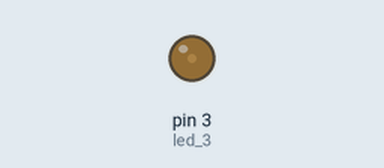
Bench run of a sketch on a simulated Arduino Uno, built with avr-gcc and run on an emulated ATmega328P. On the bench: output pins drawn as LEDs (lit = HIGH).

Above: at 0.05 s.
At 0.15 s:
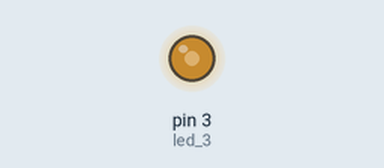
At 0.25 s:
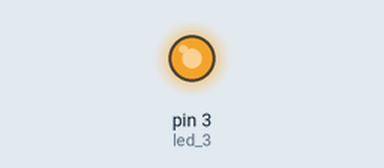
At 0.45 s:
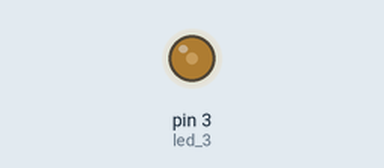
Timing chart, 0 to 3.0 s (numbered marks = the images above):
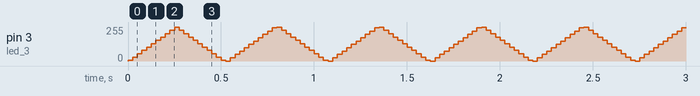

The sketch:

2_LED_FADE.ino
```cpp
char led_3 = 3;
short max_brightness = 255;
short min_brightness = 0;
short brightness = 5;
short step = 25;

void setup() {
  // Set Digital3 to output a digital signal
  pinMode(led_3, OUTPUT);
}

void loop() {
  // use Pulse Width Modulation with analogWrite to produce fade effect
  analogWrite(led_3, brightness);
  brightness += step;

  // If the current brightness is 255 or above, set it to 255 then reverse the step
  if (brightness >= max_brightness) {
    brightness = max_brightness;
    step = -step;
  }

  // If the current brightness is 0 or below, set it to 0 and reset the step
  if (brightness <= 0) {
    brightness = min_brightness;
    step = 25;
  }
  delay(25);
}
```
